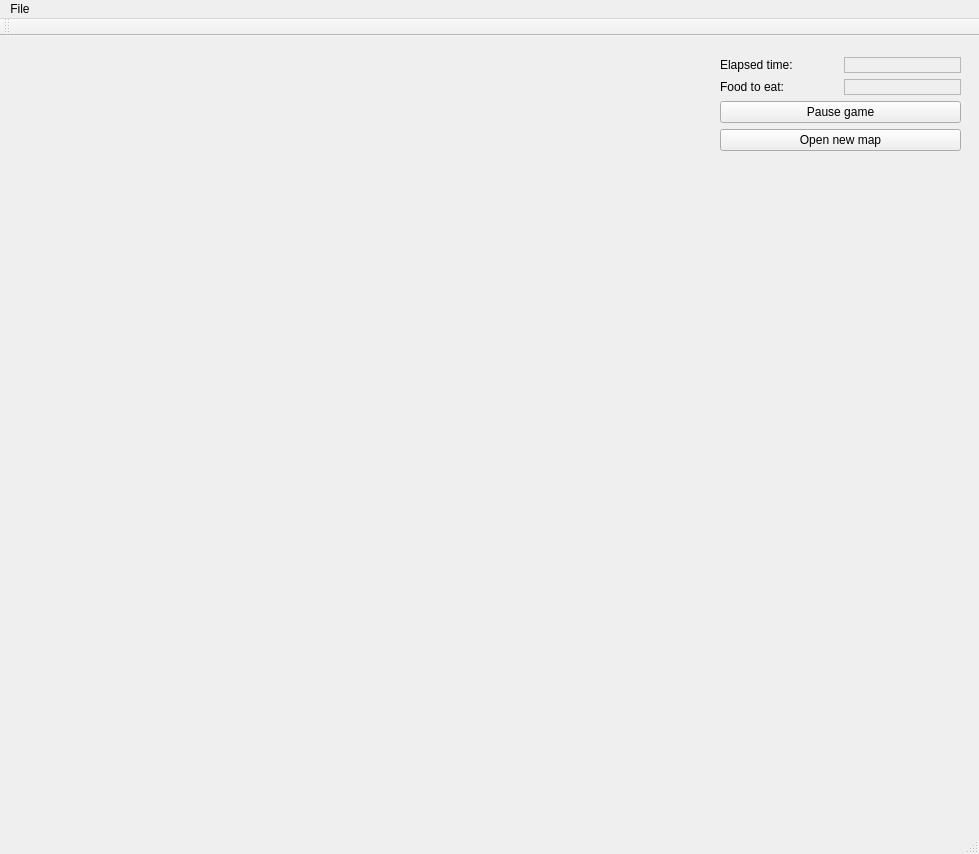
<?xml version="1.0" encoding="UTF-8"?>
<ui version="4.0">
 <class>EVA_Bead_2Class</class>
 <widget class="QMainWindow" name="EVA_Bead_2Class">
  <property name="geometry">
   <rect>
    <x>0</x>
    <y>0</y>
    <width>979</width>
    <height>854</height>
   </rect>
  </property>
  <property name="windowTitle">
   <string>EVA_Bead_2</string>
  </property>
  <widget class="QWidget" name="centralWidget">
   <property name="baseSize">
    <size>
     <width>400</width>
     <height>400</height>
    </size>
   </property>
   <widget class="QWidget" name="layoutWidget1">
    <property name="geometry">
     <rect>
      <x>10</x>
      <y>10</y>
      <width>691</width>
      <height>731</height>
     </rect>
    </property>
    <layout class="QGridLayout" name="GameBoardGrid" rowstretch="0">
     <property name="sizeConstraint">
      <enum>QLayout::SetMinAndMaxSize</enum>
     </property>
     <property name="leftMargin">
      <number>5</number>
     </property>
     <property name="topMargin">
      <number>5</number>
     </property>
     <property name="rightMargin">
      <number>5</number>
     </property>
     <property name="bottomMargin">
      <number>5</number>
     </property>
     <property name="spacing">
      <number>0</number>
     </property>
    </layout>
   </widget>
   <widget class="QWidget" name="layoutWidget">
    <property name="geometry">
     <rect>
      <x>710</x>
      <y>10</y>
      <width>261</width>
      <height>731</height>
     </rect>
    </property>
    <layout class="QVBoxLayout" name="verticalLayout">
     <property name="leftMargin">
      <number>10</number>
     </property>
     <property name="rightMargin">
      <number>10</number>
     </property>
     <item>
      <layout class="QHBoxLayout" name="horizontalLayout">
       <item>
        <widget class="QLabel" name="label">
         <property name="text">
          <string>Elapsed time:</string>
         </property>
        </widget>
       </item>
       <item>
        <widget class="QLabel" name="elapsedTimeDisplay">
         <property name="frameShape">
          <enum>QFrame::StyledPanel</enum>
         </property>
         <property name="frameShadow">
          <enum>QFrame::Sunken</enum>
         </property>
         <property name="text">
          <string/>
         </property>
        </widget>
       </item>
      </layout>
     </item>
     <item>
      <layout class="QHBoxLayout" name="horizontalLayout_2">
       <item>
        <widget class="QLabel" name="textlabel">
         <property name="text">
          <string>Food to eat:</string>
         </property>
        </widget>
       </item>
       <item>
        <widget class="QLabel" name="foodToEatDisplay">
         <property name="frameShape">
          <enum>QFrame::StyledPanel</enum>
         </property>
         <property name="frameShadow">
          <enum>QFrame::Sunken</enum>
         </property>
         <property name="text">
          <string/>
         </property>
        </widget>
       </item>
      </layout>
     </item>
     <item>
      <widget class="QPushButton" name="pauseButton">
       <property name="text">
        <string>Pause game</string>
       </property>
      </widget>
     </item>
     <item>
      <widget class="QPushButton" name="openNewMapButton">
       <property name="text">
        <string>Open new map</string>
       </property>
      </widget>
     </item>
     <item>
      <spacer name="verticalSpacer">
       <property name="orientation">
        <enum>Qt::Vertical</enum>
       </property>
       <property name="sizeHint" stdset="0">
        <size>
         <width>20</width>
         <height>40</height>
        </size>
       </property>
      </spacer>
     </item>
    </layout>
   </widget>
  </widget>
  <widget class="QMenuBar" name="menuBar">
   <property name="geometry">
    <rect>
     <x>0</x>
     <y>0</y>
     <width>979</width>
     <height>26</height>
    </rect>
   </property>
   <widget class="QMenu" name="menuFile">
    <property name="title">
     <string>File</string>
    </property>
    <addaction name="actionOpen_new_map"/>
    <addaction name="separator"/>
    <addaction name="actionQuit"/>
   </widget>
   <addaction name="menuFile"/>
  </widget>
  <widget class="QToolBar" name="mainToolBar">
   <attribute name="toolBarArea">
    <enum>TopToolBarArea</enum>
   </attribute>
   <attribute name="toolBarBreak">
    <bool>false</bool>
   </attribute>
  </widget>
  <widget class="QStatusBar" name="statusBar"/>
  <action name="actionOpen_new_map">
   <property name="text">
    <string>Open new map</string>
   </property>
  </action>
  <action name="actionQuit">
   <property name="text">
    <string>Quit</string>
   </property>
  </action>
 </widget>
 <layoutdefault spacing="6" margin="11"/>
 <resources>
  <include location="eva_bead_2.qrc"/>
 </resources>
 <connections/>
</ui>
